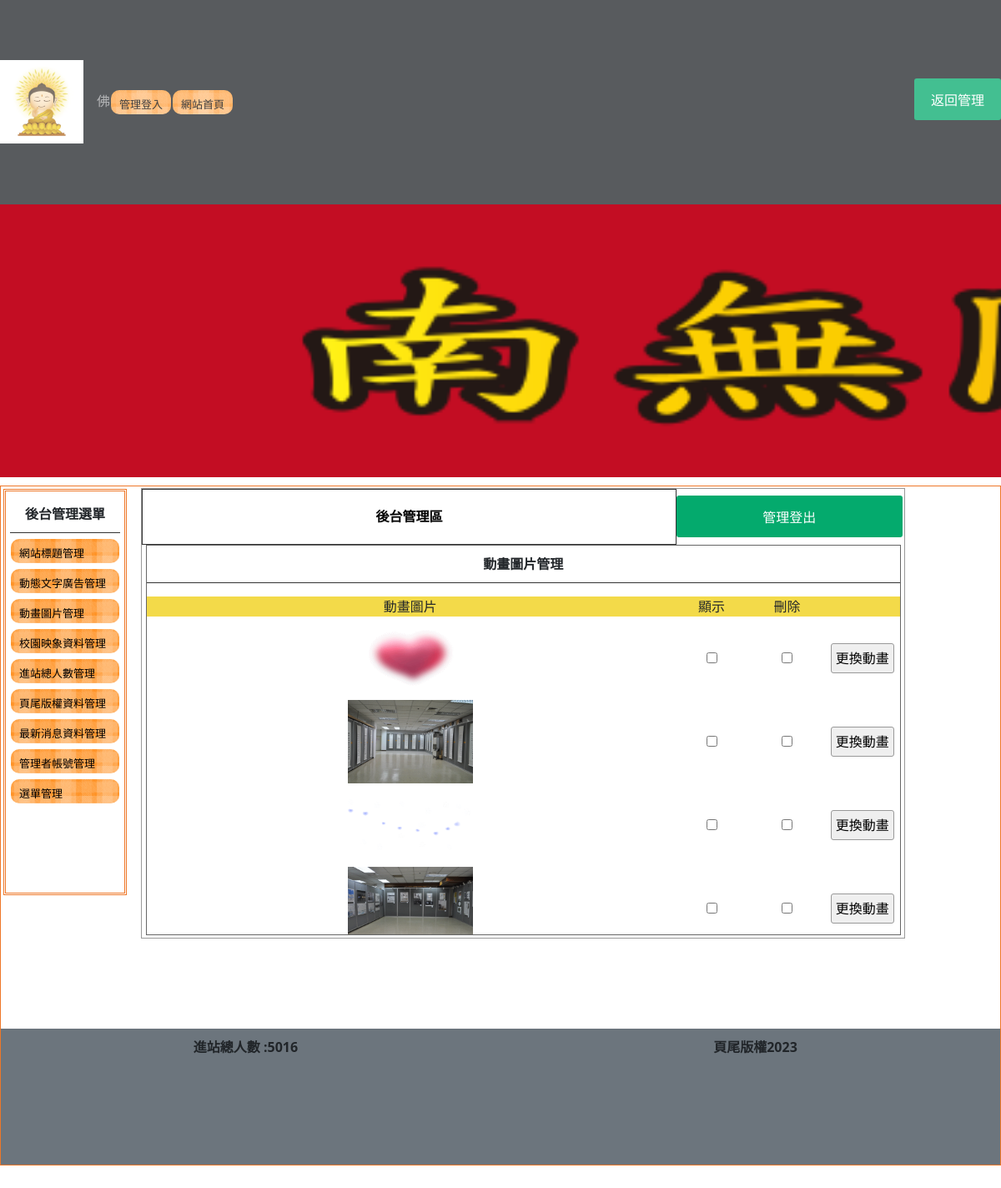
The page /back.php?do=mvim (signed in) on the database its author committed.
### tables this page shows
CREATE TABLE `menu` (
  `id` int(10) UNSIGNED NOT NULL,
  `text` text NOT NULL,
  `href` text NOT NULL,
  `sh` int(1) UNSIGNED NOT NULL,
  `menu_id` int(10) NOT NULL
);

CREATE TABLE `titles` (
  `id` int(10) UNSIGNED NOT NULL,
  `img` text NOT NULL,
  `text` text NOT NULL,
  `sh` int(1) UNSIGNED NOT NULL
);

CREATE TABLE `mvim` (
  `id` int(10) UNSIGNED NOT NULL,
  `img` text NOT NULL,
  `sh` int(1) UNSIGNED NOT NULL
);

CREATE TABLE `total` (
  `id` int(10) NOT NULL,
  `total` int(10) NOT NULL DEFAULT 0
);

CREATE TABLE `bottom` (
  `id` int(10) NOT NULL,
  `bottom` text NOT NULL
);

### api/db.php (called while the page is built, shortened)
<?php
class DB{
    protected $dsn = "mysql:host=localhost;charset=utf8;dbname=db08";
    protected $pdo;
    protected $table;
    public function __construct($table){
        $this->table = $table;
        $this->pdo = new PDO($this->dsn, 'root', '');
    }
    function all( $where = '', $other = ''){
        $sql = "select * from `$this->table` ";
        $sql =$this->sql_all($sql,$where,$other);
        return $this->pdo->query($sql)->fetchAll(PDO::FETCH_ASSOC);
    }
    function find($id){
        $sql = "select * from `$this->table` ";
        if (is_array($id)) {
            $tmp = $this->a2s($id);
            $sql .= " where " . join(" && ", $tmp);
        } else if (is_numeric($id)) {
            $sql .= " where `id`='$id'";
        } else {
            echo "錯誤:參數的資料型態比須是數字或陣列";
        }
        $row = $this->pdo->query($sql)->fetch(PDO::FETCH_ASSOC);
        return $row;
    }
    private function a2s($array){
        foreach ($array as $col => $value) {
            $tmp[] = "`$col`='$value'";
        }
        return $tmp;
    }
    private function sql_all($sql,$array,$other){
        if (isset($this->table) && !empty($this->table)) {
            if (is_array($array)) {
                if (!empty($array)) {
                    $tmp = $this->a2s($array);
                    $sql .= " where " . join(" && ", $tmp);
                }
            } else {
                $sql .= " $array";
            }
            $sql .= $other;
            return $sql;
        } else {
            echo "錯誤:沒有指定的資料表名稱";
        }
    }
}
$Title=new DB('titles');
$Total=new DB('total');
$Bottom=new DB('bottom');
$Menu=new DB('menu');
if(isset($_GET['do'])){
    if(isset(${ucfirst($_GET['do'])})){
        $DB=${ucfirst($_GET['do'])};
    }
}else{
    $DB=$Title;
}
?>

### back/mvim.php (the view, shortened to what this page needs)
<div style="width:99%; height:87%; margin:auto; overflow:auto; border:#666 1px solid;">
    <p class="t cent botli">動畫圖片管理</p>
    <form method="post" action="./api/edit.php">
        <table width="100%" style="text-align: center;">
            <tbody>
                <tr class="yel">
                    <td width="70%">動畫圖片</td>
                    <td width="10%">顯示</td>
                    <td width="10%">刪除</td>
                    <td></td>
                </tr>
                <?php
                $rows=$DB->all();
                foreach($rows as $row){
                ?>
                <tr>
                    <td >
                        <img src="./img/<?=$row['img'];?>" style="width:150px;height:100px;">
                    </td>
                    <td >
                        <input type="checkbox" name="sh[]" value="<?=$row['id'];?>"<?=($row['sh']==1)?'checked':'';?>>
                    </td>
                    <td>
                    <input type="checkbox" name="del[]" value="<?=$row['id'];?>">
                    </td>
                    <td>
                        <input type="button" onclick="op('#cover','#cvr','./modal/upload.php?table=<?=$do;?>&id=<?=$row['id'];?>')" value="更換動畫">
                    </td>
                </tr>
                <?php
                   }
                ?>
            </tbody>
        </table>
    </form>
</div>

### back.php (shortened to what this page needs)
<?php include_once "./api/db.php";
?>
<!DOCTYPE html PUBLIC "-//W3C//DTD XHTML 1.0 Transitional//EN" "http://www.w3.org/TR/xhtml1/DTD/xhtml1-transitional.dtd">
<html xmlns="http://www.w3.org/1999/xhtml">
<head>
	<link href="https://cdn.jsdelivr.net/npm/bootstrap@5.3.2/dist/css/bootstrap.min.css" rel="stylesheet">
	<link rel="stylesheet" href="https://cdnjs.cloudflare.com/ajax/libs/font-awesome/6.5.1/css/all.min.css" />
	<link href="./css/css.css" rel="stylesheet" type="text/css">
</head>
<body>
	<?php
	include "./front/nva.php"
	?>
	<div class="container-fluid " style="margin-top:15vh; ">
		<div class="row">
			<div class="col-12">
				<?php
				$title = $Title->find(['sh' => 1]);
				?>
				<a title="<?= $title['text']; ?>" href="./index.php">
					<div class="ti " style="height:20vh;background:url(&#39;./img/<?= $title['img']; ?>&#39;); background-size:cover;"></div>
				</a>
			</div>
		</div>
	</div>
	<div id="main">
		<div id="ms">
			<div id="lf" style="float:left;">
				<div id="menuput" class="dbor">
					<span class="t botli">後台管理選單</span>
					<a style="color:#000; font-size:13px; text-decoration:none;" href="?do=title">
						<div class="mainmu">
							網站標題管理 </div>
					</a>
					<a style="color:#000; font-size:13px; text-decoration:none;" href="?do=ad">
						<div class="mainmu">
							動態文字廣告管理 </div>
					</a>
					<a style="color:#000; font-size:13px; text-decoration:none;" href="?do=mvim">
						<div class="mainmu">
							動畫圖片管理 </div>
					</a>
					<a style="color:#000; font-size:13px; text-decoration:none;" href="?do=image">
						<div class="mainmu">
							校園映象資料管理 </div>
					</a>
					<a style="color:#000; font-size:13px; text-decoration:none;" href="?do=total">
						<div class="mainmu">
							進站總人數管理 </div>
					</a>
					<a style="color:#000; font-size:13px; text-decoration:none;" href="?do=bottom">
						<div class="mainmu">
							頁尾版權資料管理 </div>
					</a>
					<a style="color:#000; font-size:13px; text-decoration:none;" href="?do=news">
						<div class="mainmu">
							最新消息資料管理 </div>
					</a>
					<a style="color:#000; font-size:13px; text-decoration:none;" href="?do=admin">
						<div class="mainmu">
							管理者帳號管理 </div>
					</a>
					<a style="color:#000; font-size:13px; text-decoration:none;" href="?do=menu">
						<div class="mainmu">
							選單管理 </div>
					</a>
				</div>
			</div>
			<div class="di" style="height:540px; border:#999 1px solid; width:76.5%; margin:2px 0px 0px 0px; float:left; position:relative; left:20px;">
				<table width="100%">
					<tbody>
						<tr>
							<td style="width:70%;font-weight:800; border:#333 1px solid; border-radius:3px;" class="cent"><a href="?do=admin" style="color:#000; text-decoration:none;">後台管理區</a></td>
							<td><button onclick="location.href='./api/logout.php'" style="width:99%; margin-right:2px; height:50px;">管理登出</button></td>
						</tr>
					</tbody>
				</table>
				<?php
				$do = $_GET['do'] ?? 'title';
				$file = "./back/{$do}.php";
				if (file_exists($file)) {
					include $file;
				} else {
					include "./back/title.php";
				}
				?>
			</div>
<?php include "./front/footer.php"?>
</body>
</html>

### front/nva.php (shortened to what this page needs)
<nav class="navbar navbar-expand-sm navbar-dark bg-dark fixed-top opacity-75" style="height:15vh">
		<div class="container-fluid">
			<a class="navbar-brand" href="#">
				<img src="./icon/Buddha.png" alt="Logo" width="100" height="100" class="d-inline-block align-text-top">
			</a>
			<div class="collapse navbar-collapse" id="mynavbar">
				<ul class="navbar-nav me-auto">
					<span class="navbar-text">
						佛
					</span>
					<?php
					$mainmu = $Menu->all(['sh' => 1, 'menu_id' => 0]);
					foreach ($mainmu as $main) {
					?><li>
							<div class="mainmu">
								<a href="<?= $main['href']; ?>" style="color:#000; font-size:13px; text-decoration:none;"><?= $main['text']; ?></a>
						</li>
					<?php
					}
					?>
				</ul>
				<div class="d-flex justify-content-center">
					<?php
					if (isset($_SESSION['login'])) {
					?>
						<button style="width:100%; margin-left:auto; margin-right:auto; margin-top:2px; height:50px;" onclick="lo('back.php')">返回管理</button>
					<?php
					} else {
					?>
						<button onclick="document.getElementById('id01').style.display='block'" style="width:auto; ">Login</button>
					<?php
					}
					?>
				</div>
			</div>
		</div>
	</nav>

### front/footer.php (shortened to what this page needs)
<div class="container-fulid bg-secondary " style="height: 10vh;">
	<div class="row d-flex">
		<div class="t col-6">
			進站總人數 :<?= $Total->find(1)['total']; ?></div>
		<div class="t col-6 "><?= $Bottom->find(1)['bottom']; ?></div>
	</div>
</div>
</div>

### css/css.css (style rules this page uses)
* { box-sizing: border-box; padding: 0; margin: 0; }
body { padding: 0; margin: 0; }
#main { width: 100%; height: 100%; margin: 10px auto 10px auto; border: #EE7728 1px solid; position: relative; }
.ti { width: 100%; height: 100px; background-size: cover; background-repeat: no-repeat; }
.dbor { border: #EE7728 double 3px; margin: 1px; padding: 2px 10px 2px 10px; }
.t { font-weight: 800; display: block; text-align: center; padding: 10px 1px 10px 1px; }
.botli { border-bottom: #333 1px solid; }
.mainmu { position: relative; border-radius: 10px; background: url(../icon/menu.fw.png) center no-repeat; background-size: cover; line-height: 30px; padding: 2px 10px 2px 10px; margin: 7px 1px 7px 1px; height: 29px; }
#lf { height: 650px; display: inline-block; }
#menuput { width: 100%; height: 75%; position: relative; padding: 5px; display: block; margin: 3px; }
.di { display: inline-block; }
.cent { text-align: center; }
input, button { border: #999 1px solid; border-radius: 3px; background: #EFEFEF; padding: 5px; margin: 3px; }
.yel td { background: #F3DA49; text-align: center; }
a { text-decoration: none; }
button { background-color: #04AA6D; color: white; padding: 14px 20px; margin: 8px 0; border: none; cursor: pointer; width: 100%; }
.container-fluid { margin: 0; padding: 0; }

### rows shown on the page
menu: text "管理登入"
menu: text "網站首頁"
titles: img (picture)
mvim: img (picture)
mvim: img (picture)
mvim: img (picture)
mvim: img (picture)
total: total "5016"
bottom: bottom "頁尾版權2023"
